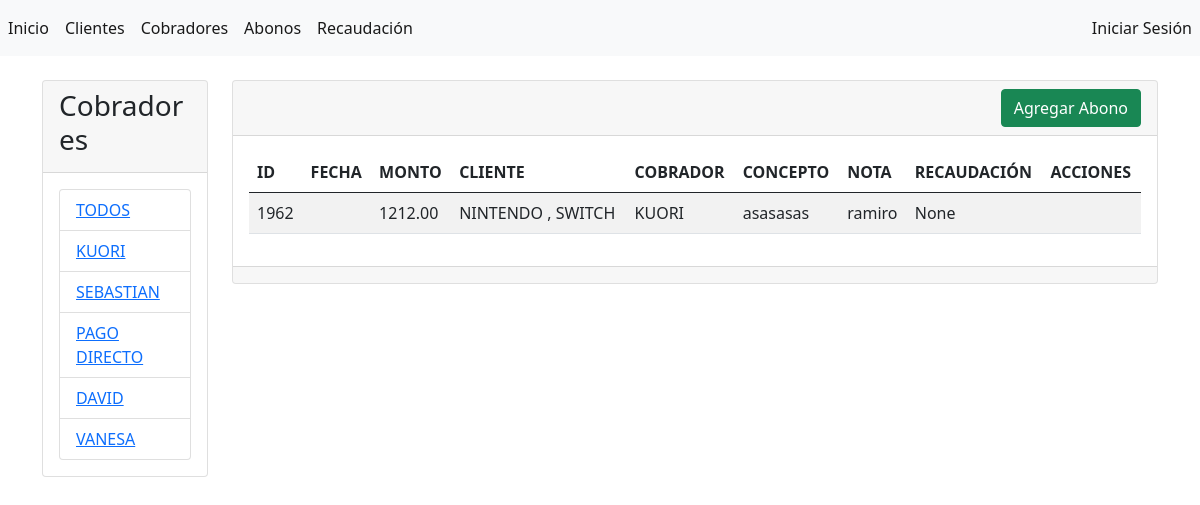
Page /abonos/?query_cliente=283 on the earlier database version.
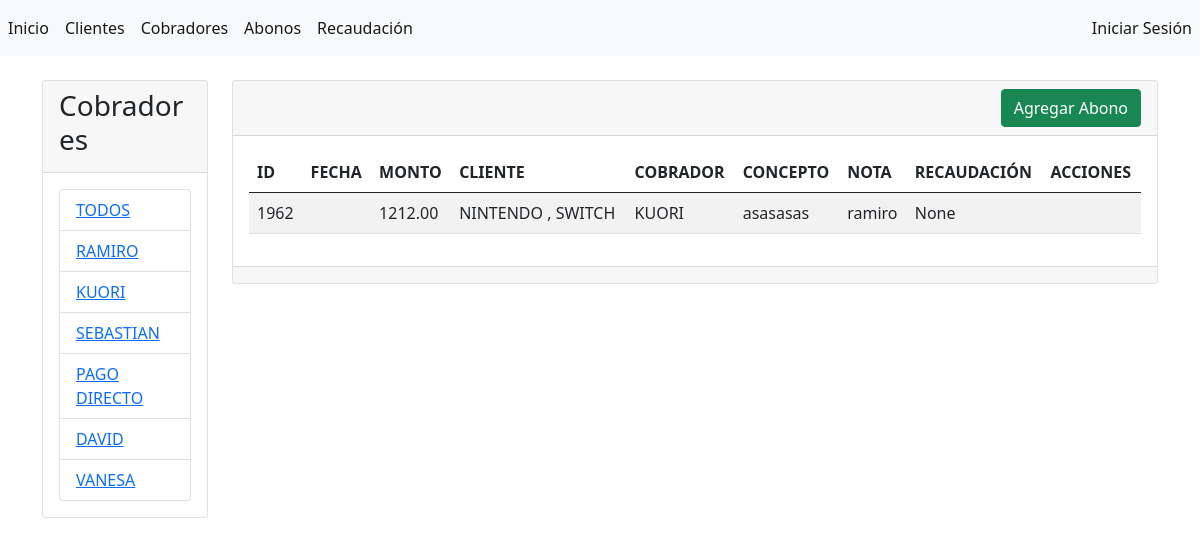
Same page on the later database version.
### abonos/models.py (models this page shows, shortened)
class Cobrador(models.Model):
    nombre = models.CharField(max_length=45, verbose_name="nombre")
    activo = models.BooleanField(default=True, verbose_name="activo")
    usuario = models.ForeignKey(User,null=True, on_delete=SET_NULL)
    creado = models.DateTimeField(auto_now_add=True)
    modificado = models.DateTimeField(auto_now=True)
    class Meta:
        verbose_name = "Cobrador"
        verbose_name_plural = "Cobradores"
        ordering = ['-modificado', '-creado']

class Abono(models.Model):
    cliente = models.ForeignKey(
        'Cliente',
        null=True,
        on_delete=SET_NULL
        )
    cobrador = models.ForeignKey(
        'Cobrador',
        null=True,
        on_delete=SET_NULL
        )
    recaudacion = models.ForeignKey(
        'Recaudacion',
        null=True,
        on_delete=SET_NULL,
        default=None
    )
    fecha = models.DateTimeField(
        blank=True,
        null=True,
        default= datetime.now,
        verbose_name="fecha"
        )
    monto = models.DecimalField(
        max_digits=10,
        decimal_places=2,
        default=0.00,
        verbose_name="monto"
        )
    nota = models.CharField(
        max_length=100,
        blank=True,
        verbose_name="nota"
        )
    concepto = models.CharField(
        max_length=20,
        blank=True,
        verbose_name="concepto"
        )
    creado = models.DateTimeField(auto_now_add=True)
    modificado = models.DateTimeField(auto_now=True)
    class Meta:
        verbose_name = "Abono"
        verbose_name_plural = "Abonos"
        ordering = ['-modificado', '-creado']

class Cliente(models.Model):
    apellido = models.CharField(max_length=45, verbose_name="apellido")
    nombre = models.CharField(max_length=45, verbose_name="nombre")
    activo = models.BooleanField(default=True, verbose_name="activo")
    creado = models.DateTimeField(auto_now_add=True)
    modificado = models.DateTimeField(auto_now=True)
    class Meta:
        verbose_name = "Cliente"
        verbose_name_plural = "Clientes"
        ordering = ['-modificado', '-creado']
        unique_together = ['apellido', 'nombre']

### abonos/views.py (the view)
# urls.py: path('abonos/', views.abonos, name='abonos'),
def abonos(request):
    if request.GET.get('query_cobrador') != None:
        query_cobrador = request.GET.get('query_cobrador')
        abonos = Abono.objects.filter(cobrador__id = query_cobrador).order_by('-creado')
    if request.GET.get('query_mes') != None:
        query_mes = request.GET.get('query_mes')
        abonos = Abono.objects.filter(fecha__month = query_mes).order_by('-creado')
    if request.GET.get('query_cliente') != None:
        query_cliente = request.GET.get('query_cliente')
        abonos = Abono.objects.filter(cliente__id = query_cliente).order_by('-creado')
    if request.GET.get('query_cliente') == None and request.GET.get('query_cobrador') == None and request.GET.get('query_mes') == None:
        abonos = Abono.objects.all().order_by('-creado')
    cobradores = Cobrador.objects.all()
    context = {
        'abonos': abonos,
        'cobradores': cobradores,
    }
    return render(request, 'abonos/index.html', context)

### abonos/templates/abonos/index.html (shortened to what this page needs)
{% extends "base.html" %}
{% block sidebar %}
<div class="card">
    <div class="card-header">
        <h3>Cobradores</h3>
    </div>
    <div class="card-body">
        <div class="list-group">
            <li class="list-group-item"><a href="{% url 'abonos' %}">TODOS</a></li>
            {% for cobrador in cobradores %}
            <li class="list-group-item"><a href="{% url 'abonos' %}?query_cobrador={{cobrador.id}}">{{ cobrador.nombre }}</a></li>
            {% endfor %}
        </div>
    </div>
</div>
<br>
{% endblock %}
{% block contenido %}
<div class="card">
    <div class="card-header d-flex justify-content-end">
        <a name="" id="" class="btn btn-success" href="{% url 'agregar_abono' %}" role="button">Agregar Abono</a>
    </div>
    <div class="card-body">
        <table class="table table-striped table-hover">
            <thead>
                <tr>
                    <th>ID</th>
                    <th>FECHA</th>
                    <th>MONTO</th>
                    <th>CLIENTE</th>
                    <th>COBRADOR</th>
                    <th>CONCEPTO</th>
                    <th>NOTA</th>
                    <th>RECAUDACIÓN</th>
                    <th>ACCIONES</th>
                </tr>
            </thead>
            <tbody>
                {% for abono in abonos %}
                <tr>
                    <td>{{ abono.id }}</td>
                    <td>{{ abono.fecha|date:"d/m/Y" }}</td>
                    <td>{{ abono.monto }}</td>
                    <td>{{ abono.cliente.apellido }} , {{ abono.cliente.nombre }}</td>
                    <td>{{ abono.cobrador.nombre }}</td>
                    <td>{{ abono.concepto }}</td>
                    <td>{{ abono.nota }}</td>
                    <td>{{ abono.recaudacion }}</td>
                    <td>
                    </td>
                </tr>
                {% endfor %}
            </tbody>
        </table>
    </div>
    <div class="card-footer text-muted">
    </div>
</div>
{% endblock %}

Differences in the rows shown:
added Cobrador: nombre "RAMIRO"
